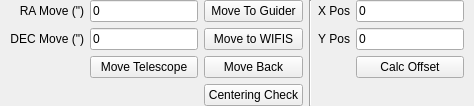
          <widget class="QWidget" name="tab">
           <attribute name="title">
            <string>Telescope Control</string>
           </attribute>
           <layout class="QGridLayout" name="gridLayout_7">
            <property name="leftMargin">
             <number>10</number>
            </property>
            <property name="topMargin">
             <number>0</number>
            </property>
            <property name="rightMargin">
             <number>10</number>
            </property>
            <property name="bottomMargin">
             <number>0</number>
            </property>
            <item row="0" column="0">
             <layout class="QGridLayout" name="gridLayout_2">
              <property name="sizeConstraint">
               <enum>QLayout::SetDefaultConstraint</enum>
              </property>
              <property name="leftMargin">
               <number>0</number>
              </property>
              <property name="horizontalSpacing">
               <number>-1</number>
              </property>
              <item row="1" column="0">
               <widget class="QLabel" name="label_9">
                <property name="text">
                 <string>DEC Move (&quot;)</string>
                </property>
                <property name="alignment">
                 <set>Qt::AlignRight|Qt::AlignTrailing|Qt::AlignVCenter</set>
                </property>
               </widget>
              </item>
              <item row="0" column="4">
               <widget class="QLabel" name="label_36">
                <property name="text">
                 <string>X Pos</string>
                </property>
                <property name="alignment">
                 <set>Qt::AlignRight|Qt::AlignTrailing|Qt::AlignVCenter</set>
                </property>
               </widget>
              </item>
              <item row="0" column="0">
               <widget class="QLabel" name="label_8">
                <property name="text">
                 <string>RA Move (&quot;)</string>
                </property>
                <property name="alignment">
                 <set>Qt::AlignRight|Qt::AlignTrailing|Qt::AlignVCenter</set>
                </property>
               </widget>
              </item>
              <item row="1" column="2">
               <widget class="QPushButton" name="WIFISMoveButton">
                <property name="text">
                 <string>Move to WIFIS</string>
                </property>
               </widget>
              </item>
              <item row="1" column="4">
               <widget class="QLabel" name="label_35">
                <property name="text">
                 <string>Y Pos</string>
                </property>
                <property name="alignment">
                 <set>Qt::AlignRight|Qt::AlignTrailing|Qt::AlignVCenter</set>
                </property>
               </widget>
              </item>
              <item row="2" column="2">
               <widget class="QPushButton" name="MoveBackButton">
                <property name="text">
                 <string>Move Back</string>
                </property>
               </widget>
              </item>
              <item row="2" column="5">
               <widget class="QPushButton" name="CalOffsetButton">
                <property name="sizePolicy">
                 <sizepolicy hsizetype="MinimumExpanding" vsizetype="Fixed">
                  <horstretch>0</horstretch>
                  <verstretch>0</verstretch>
                 </sizepolicy>
                </property>
                <property name="minimumSize">
                 <size>
                  <width>0</width>
                  <height>0</height>
                 </size>
                </property>
                <property name="maximumSize">
                 <size>
                  <width>16777215</width>
                  <height>16777215</height>
                 </size>
                </property>
                <property name="text">
                 <string>Calc Offset</string>
                </property>
               </widget>
              </item>
              <item row="0" column="1">
               <widget class="QLineEdit" name="RAMoveBox">
                <property name="text">
                 <string>0</string>
                </property>
               </widget>
              </item>
              <item row="0" column="2">
               <widget class="QPushButton" name="GuiderMoveButton">
                <property name="text">
                 <string>Move To Guider</string>
                </property>
               </widget>
              </item>
              <item row="1" column="5">
               <widget class="QLineEdit" name="YPos">
                <property name="text">
                 <string>0</string>
                </property>
               </widget>
              </item>
              <item row="2" column="1">
               <widget class="QPushButton" name="moveTelescopeButton">
                <property name="sizePolicy">
                 <sizepolicy hsizetype="Expanding" vsizetype="Fixed">
                  <horstretch>0</horstretch>
                  <verstretch>0</verstretch>
                 </sizepolicy>
                </property>
                <property name="maximumSize">
                 <size>
                  <width>16777215</width>
                  <height>16777215</height>
                 </size>
                </property>
                <property name="text">
                 <string>Move Telescope</string>
                </property>
               </widget>
              </item>
              <item row="0" column="5">
               <widget class="QLineEdit" name="XPos">
                <property name="text">
                 <string>0</string>
                </property>
               </widget>
              </item>
              <item row="1" column="1">
               <widget class="QLineEdit" name="DECMoveBox">
                <property name="text">
                 <string>0</string>
                </property>
               </widget>
              </item>
              <item row="3" column="2">
               <widget class="QPushButton" name="CenteringCheck">
                <property name="text">
                 <string>Centering Check</string>
                </property>
               </widget>
              </item>
              <item row="0" column="3" rowspan="4">
               <widget class="Line" name="line_8">
                <property name="orientation">
                 <enum>Qt::Vertical</enum>
                </property>
               </widget>
              </item>
             </layout>
            </item>
           </layout>
          </widget>
